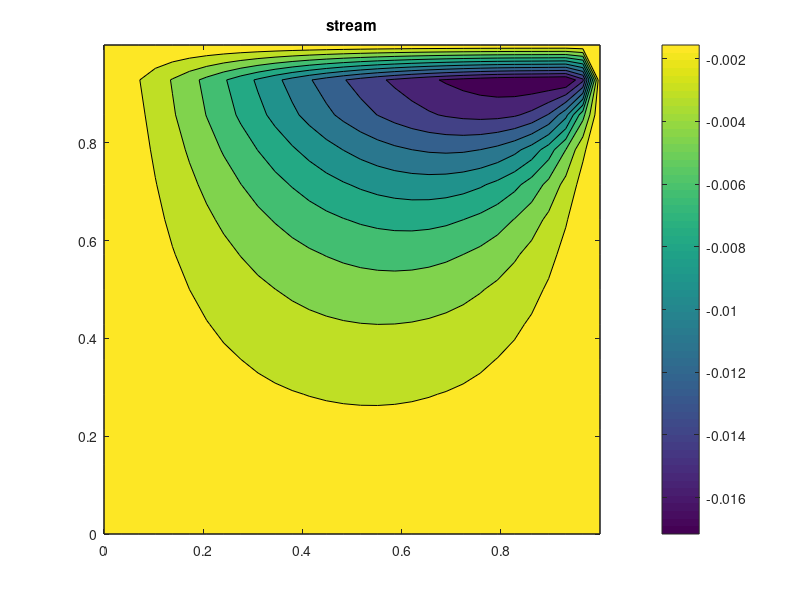
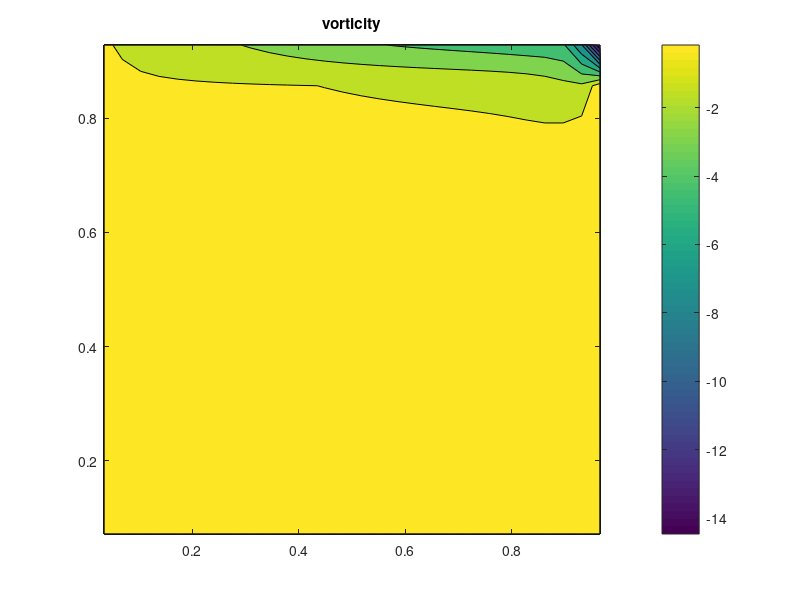

These charts were generated, in order, by the following MATLAB code: (Note: this script raises an error after producing the figures.)
%%%%%%%%%%%%%%%%%%%%%%%%%%%%5
%%    matlab code for post processing of HPC coursework
%%%%%%%%%%55

clc
clear
close all

Nx = 30;
Ny = 15;
% filename = ;
% opts.Sheet = '2007';
% opts.SelectedVariableNames = [1:3]; 
% opts.DataRange = '2:5';
% M = readmatrix('example.txt',opts);
M = load('streamFunctiom.txt');
N = load('vorticity.txt');
BC = load('vorticity_bc.txt'); %%left-right-bottom-top

Xs = reshape(M(:,1),[Ny-2,Nx-2]);
Ys = reshape(M(:,2),[Ny-2,Nx-2]);
S = reshape(M(:,3),[Ny-2,Nx-2]);
%Xv = reshape(N(:,1),[Nx-2,Ny-2]);
%Yv = reshape(N(:,2),[Nx-2,Ny-2]);
V = reshape(N(:,3),[Ny-2,Nx-2]);
Xs = Xs;
Ys = Ys;
S = S;
V = V;

X = zeros(Ny,Nx);
X(2:Ny-1,2:Nx-1) = Xs(:,:);
X(2:Ny-1,Nx) = Xs(:,Nx-2)+Xs(:,1);
X(1,:) = X(2,:);
X(Ny,:) = X(Ny-1,:);

Y = zeros(Ny,Nx);
Y(2:Ny-1,2:Nx-1) = Ys(:,:);
% Y(1,2:Ny-1) = Ys(1,:);
Y(Ny,:) = Y(2,:)+Y(Ny-1,:);
Y(:,Nx) = Y(:,Nx-1);
Y(:,1) = Y(:,Nx-1);

S_plot = zeros(Ny,Nx);
S_plot(2:Ny-1,2:Nx-1) = S(:,:);

 V_plot = zeros(Ny,Nx);
 V_plot(2:Ny-1,2:Nx-1) = V(:,:);
 V_plot(2:Ny-1,1) = BC(1:Ny-2);     %left
 V_plot(2:Ny-1,Nx) = BC((Ny-2)+1:2*(Ny-2));        %right
 V_plot(1,2:Nx-1) = BC(2*(Ny-2)+1:2*(Ny-2)+(Nx-2));            %bottom
 V_plot(Ny,2:Nx-1) = BC(2*(Ny-2)+(Nx-2)+1:length(BC));            %top

figure(1)
contourf(X,Y,S_plot);
% contourf(Xs,Ys,S,50, 'edgecolor','none');
% colormap jet
colorbar
title('stream');

figure(2)
contourf(Xs,Ys,V);
% contourf(X,Y,V_plot,50, 'edgecolor','none');colormap jet
colorbar;
title('vorticity')



%%for debug

%%% initialization matrix A
n = (Nx-2);
dx = 1/(Nx-1);
dy = 1/(Ny-1);
        B = zeros(n , n);
        A_ini = cell(n , n);
        A_ini(: , :) = {zeros(n)};

        for i = 1 : n
            for j = 1 : n
                if i == j
                    B(i , j) = 2.0/(dx*dx) + 2.0/(dy*dy); %A
%                     B(i , j) = 0; %B
%                     B(i , j) = 0; %C
                    if i < n
                        B(i + 1 , j) = -1.0/(dy*dy);
%                         B(i + 1 , j) = -1.0/2.0/dy;
%                         B(i + 1 , j) = 0;%defined in report 
                        B(i , j + 1) = -1.0/(dy*dy);
%                         B(i , j + 1) = 1.0/2.0/dy;
%                         B(i , j + 1) = 0;
                    end;
                end
            end;
        end;


        for i = 1 : n
            for j = 1 : n
                if i == j
                    A_ini{i , j} = B;
                    if i < n
                        A_ini{i + 1 , j} = -eye(n)*1.0/(dx*dx);     %defined in report    
%                         A_ini{i + 1 , j} = -eye(n)*0;     %defined in report  
%                         A_ini{i + 1 , j} = -eye(n)*1.0/2.0/dx;     %defined in report  
                        A_ini{i , j + 1} = -eye(n)*1.0/(dx*dx);
%                         A_ini{i , j + 1} = -eye(n)*0;
%                         A_ini{i , j + 1} = eye(n)*1.0/2.0/dx;
                    end;
                end
            end;
        end;

        A = cell2mat(A_ini);
        
        
        s_in = [-2.35145e-07    -5.00557e-07    -8.32109e-07    -1.27983e-06    -1.92527e-06    -2.92422e-06    -4.62662e-06    -7.95612e-06    -4.40051e-07    -9.35005e-07    -1.5481e-06    -2.36204e-06    -3.49714e-06    -5.14517e-06    -7.62592e-06    -1.10202e-05    -5.90084e-07    -1.25132e-06    -2.06324e-06    -3.12308e-06    -4.55598e-06    -6.52418e-06    -9.21546e-06    -1.23081e-05    -6.69003e-07    -1.41694e-06    -2.33045e-06    -3.51106e-06    -5.07942e-06    -7.17067e-06    -9.89822e-06    -1.28018e-05    -6.69027e-07    -1.417e-06    -2.33057e-06    -3.51129e-06    -5.07984e-06    -7.17141e-06    -9.89942e-06    -1.28034e-05    -5.90146e-07    -1.25147e-06    -2.06355e-06    -3.12368e-06    -4.55712e-06    -6.52626e-06    -9.21903e-06    -1.23135e-05    -4.40123e-07    -9.35183e-07    -1.54846e-06    -2.36277e-06    -3.49859e-06    -5.14801e-06    -7.63143e-06    -1.10302e-05    -2.35192e-07    -5.00675e-07    -8.32358e-07    -1.28035e-06    -1.92634e-06    -2.92654e-06    -4.63201e-06    -7.96982e-06  ] ;
        term1 = A*s_in';
        term1 = reshape(term1 , [n,n]);